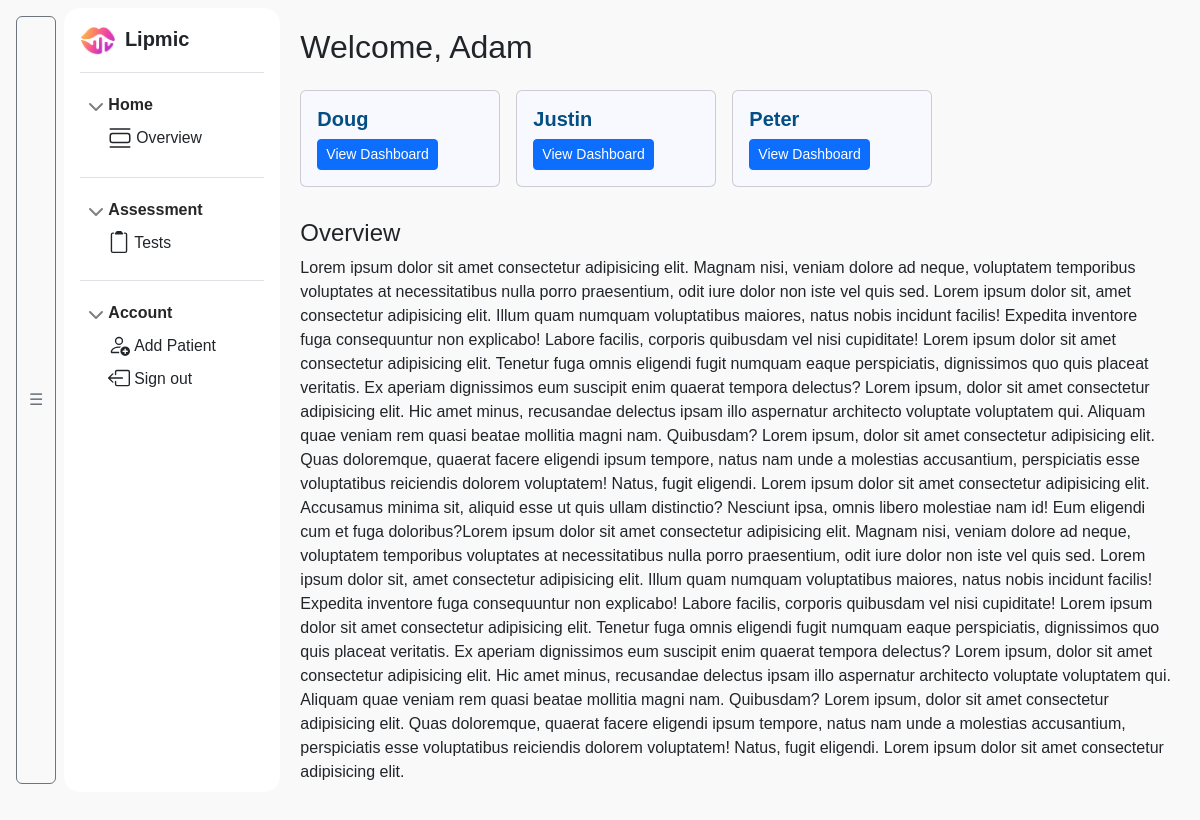
The page /console/ (signed in) on the database as committed earlier.
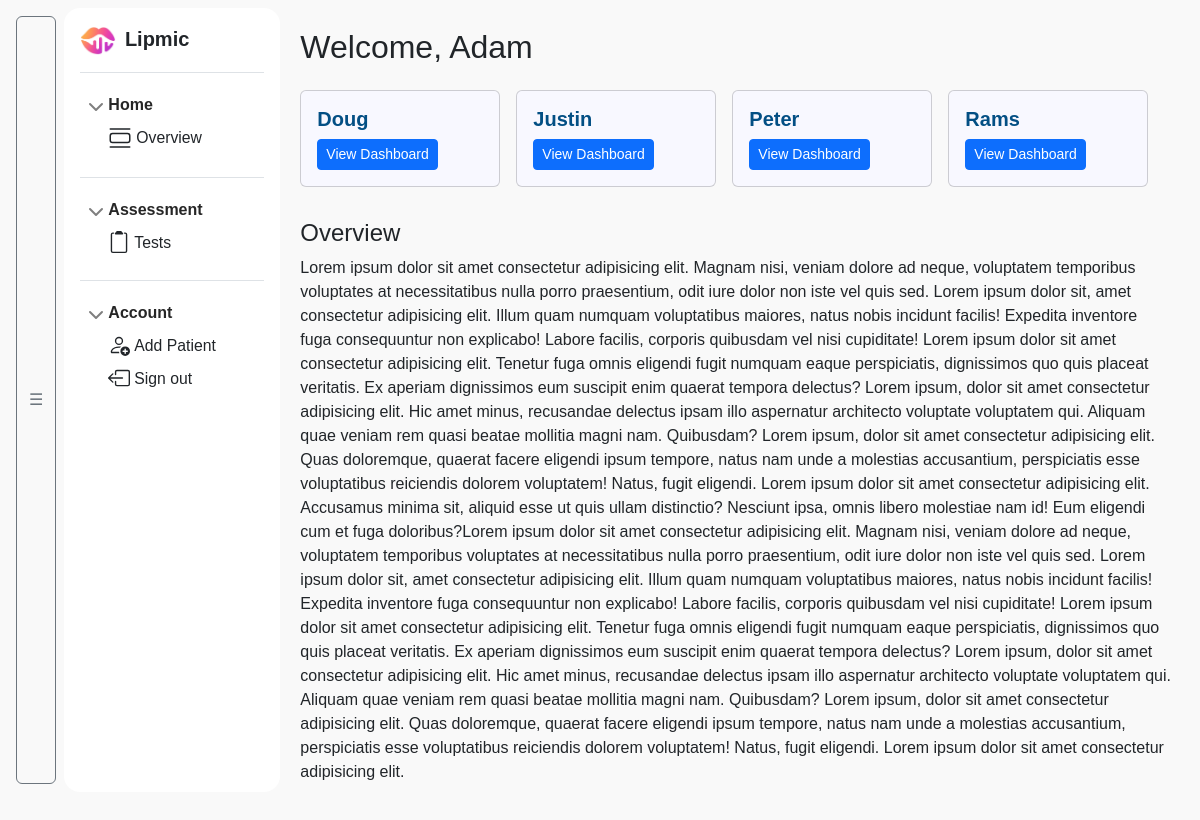
The same page on the database as committed later.
### board/models.py (models this page shows, shortened)
class SLP(UserMixin, db.Model):
    __tablename__ = 'slp'
    id = db.Column(db.Integer, primary_key=True)
    username = db.Column(db.String(80), unique=True, nullable=False)
    password_hash = db.Column(db.String(128), nullable=False)
    patients = db.relationship('Patient', backref='slp', lazy=True)
    @property
    def password(self):
        raise AttributeError("Password is write-only")

class Patient(db.Model):
    __tablename__ = 'patient'
    id = db.Column(db.Integer, primary_key=True)
    name = db.Column(db.String(100), nullable=False)
    age = db.Column(db.String(100), nullable=False)
    sex = db.Column(db.String(25), nullable=False)
    address = db.Column(db.String(100), nullable=False)
    dob = db.Column(db.String(100), nullable=False)
    religion = db.Column(db.String(100), nullable=False)
    diagnosis = db.Column(db.String(100), nullable=False)
    doe = db.Column(db.String(100), nullable=False)
    precautions = db.Column(db.String(100), nullable=False)
    current_medication = db.Column(db.String(100), nullable=False)
    emergency_person = db.Column(db.String(100), nullable=False)
    contact_no = db.Column(db.String(100), nullable=False)
    alt_contact_no = db.Column(db.String(100), nullable=False)
    grade_level = db.Column(db.String(100), nullable=False)
    father_name = db.Column(db.String(100), nullable=False)
    father_contact_no = db.Column(db.String(100), nullable=False)
    father_med_history = db.Column(db.String(100), nullable=False)
    mother_name = db.Column(db.String(100), nullable=False)
    mother_contact_no = db.Column(db.String(100), nullable=False)
    mother_med_history = db.Column(db.String(100), nullable=False)
    sibling = db.Column(db.String(100), nullable=False)
    sibling_med_history = db.Column(db.String(100), nullable=False)
    complication_preg = db.Column(db.String(100), nullable=False)
    med_taken = db.Column(db.String(100), nullable=False)
    duration_med_taken = db.Column(db.String(100), nullable=False)
    typeOfDelivery = db.Column(db.String(100), nullable=False)
    complication_deli = db.Column(db.String(100), nullable=False)
    birth_weight = db.Column(db.String(100), nullable=False)
    birth_problem = db.Column(db.String(100), nullable=False)
    medication = db.Column(db.String(100), nullable=False)
    immunization = db.Column(db.String(100), nullable=False)
    effects = db.Column(db.String(100), nullable=False)
    gms_0 = db.Column(db.String(100), nullable=False)
    gms_1 = db.Column(db.String(100), nullable=False)
    gms_2 = db.Column(db.String(100), nullable=False)
    gms_3 = db.Column(db.String(100), nullable=False)
    gms_4 = db.Column(db.String(100), nullable=False)
    gms_5 = db.Column(db.String(100), nullable=False)
    gms_6 = db.Column(db.String(100), nullable=False)
    gms_7 = db.Column(db.String(100), nullable=False)
    gms_8 = db.Column(db.String(100), nullable=False)
    gms_9 = db.Column(db.String(100), nullable=False)
    gms_10 = db.Column(db.String(100), nullable=False)
    fms_0 = db.Column(db.String(100), nullable=False)
    fms_1 = db.Column(db.String(100), nullable=False)
    fms_2 = db.Column(db.String(100), nullable=False)
    fms_3 = db.Column(db.String(100), nullable=False)
    fms_4 = db.Column(db.String(100), nullable=False)
    fms_5 = db.Column(db.String(100), nullable=False)
    fms_6 = db.Column(db.String(100), nullable=False)
    fms_7 = db.Column(db.String(100), nullable=False)
    fms_8 = db.Column(db.String(100), nullable=False)
    fms_9 = db.Column(db.String(100), nullable=False)
    adl_0 = db.Column(db.String(100), nullable=False)
    adl_1 = db.Column(db.String(100), nullable=False)
    adl_2 = db.Column(db.String(100), nullable=False)
    adl_3 = db.Column(db.String(100), nullable=False)
    adl_4 = db.Column(db.String(100), nullable=False)
    adl_5 = db.Column(db.String(100), nullable=False)
    adl_6 = db.Column(db.String(100), nullable=False)
    cog_0 = db.Column(db.String(100), nullable=False)
    cog_1 = db.Column(db.String(100), nullable=False)
    cog_2 = db.Column(db.String(100), nullable=False)
    cog_3 = db.Column(db.String(100), nullable=False)
    cog_4 = db.Column(db.String(100), nullable=False)
    cog_5 = db.Column(db.String(100), nullable=False)
    cog_6 = db.Column(db.String(100), nullable=False)
    omd_0 = db.Column(db.String(100), nullable=False)
    omd_1 = db.Column(db.String(100), nullable=False)
    omd_2 = db.Column(db.String(100), nullable=False)
    omd_3 = db.Column(db.String(100), nullable=False)
    omd_4 = db.Column(db.String(100), nullable=False)
    omd_5 = db.Column(db.String(100), nullable=False)
    omd_6 = db.Column(db.String(100), nullable=False)
    omd_7 = db.Column(db.String(100), nullable=False)
    omd_8 = db.Column(db.String(100), nullable=False)
    omd_9 = db.Column(db.String(100), nullable=False)
    slp_id = db.Column(db.Integer, db.ForeignKey('slp.id'), nullable=False)
    sessions = db.relationship('AssessmentResult', backref='patient', lazy=True)

### board/pages.py (the view)
@bp.route("/console/")
@login_required
def console_page():
    patients = current_user.patients
    return render_template("pages/lipmic-console/index.html", patients=patients)

### board/__init__.py (called while the page is built)
def create_app():
    app = Flask(__name__)
    app.secret_key = os.getenv('FLASK_SECRET_KEY')
    app.config['SQLALCHEMY_DATABASE_URI'] = 'sqlite:///' + os.path.join(app.instance_path, 'app.db')
    app.config['SQLALCHEMY_TRACK_MODIFICATIONS'] = False
    db.init_app(app)
    migrate = Migrate(app, db)
    login_manager.init_app(app)
    from board.pages import bp
    app.register_blueprint(bp)
    @login_manager.user_loader
    def load_user(user_id):
        return SLP.query.get(int(user_id))
    login_manager.login_view = 'pages.login'  # redirect if not logged in
    return app

### board/templates/pages/lipmic-console/index.html (shortened to what this page needs)
{% extends 'base-console.html' %}
{% block content %}
<div class="home-scroll">
<h2>Welcome, {{ current_user.username }}</h2>
<div class="d-flex flex-row overflow-auto gap-3 py-3">
  {% for patient in patients %}
    <div class="card" style="min-width: 200px;">
      <div class="card-body">
        <h5 class="card-title">{{ patient.name }}</h5>
        <a href="{{ url_for('pages.patient_dashboard', patient_id=patient.id) }}" class="btn btn-primary btn-sm">
          View Dashboard
        </a>
      </div>
    </div>
  {% else %}
    <p class="text-muted">No patients yet.</p>
  {% endfor %}
</div>
<div data-bs-spy="scroll" data-bs-target="#console-home" data-bs-offset="10" tabindex="0">
  <h4 id="overview-1" class="mt-3">Overview</h4>
  <p>Lorem ipsum dolor sit amet consectetur adipisicing elit. Magnam nisi, veniam dolore ad neque, voluptatem temporibus voluptates at necessitatibus nulla porro praesentium, odit iure dolor non iste vel quis sed. Lorem ipsum dolor sit, amet consectetur adipisicing elit. Illum quam numquam voluptatibus maiores, natus nobis incidunt facilis! Expedita inventore fuga consequuntur non explicabo! Labore facilis, corporis quibusdam vel nisi cupiditate! Lorem ipsum dolor sit amet consectetur adipisicing elit. Tenetur fuga omnis eligendi fugit numquam eaque perspiciatis, dignissimos quo quis placeat veritatis. Ex aperiam dignissimos eum suscipit enim quaerat tempora delectus? Lorem ipsum, dolor sit amet consectetur adipisicing elit. Hic amet minus, recusandae delectus ipsam illo aspernatur architecto voluptate voluptatem qui. Aliquam quae veniam rem quasi beatae mollitia magni nam. Quibusdam? Lorem ipsum, dolor sit amet consectetur adipisicing elit. Quas doloremque, quaerat facere eligendi ipsum tempore, natus nam unde a molestias accusantium, perspiciatis esse voluptatibus reiciendis dolorem voluptatem! Natus, fugit eligendi. Lorem ipsum dolor sit amet consectetur adipisicing elit. Accusamus minima sit, aliquid esse ut quis ullam distinctio? Nesciunt ipsa, omnis libero molestiae nam id! Eum eligendi cum et fuga doloribus?Lorem ipsum dolor sit amet consectetur adipisicing elit. Magnam nisi, veniam dolore ad neque, voluptatem temporibus voluptates at necessitatibus nulla porro praesentium, odit iure dolor non iste vel quis sed. Lorem ipsum dolor sit, amet consectetur adipisicing elit. Illum quam numquam voluptatibus maiores, natus nobis incidunt facilis! Expedita inventore fuga consequuntur non explicabo! Labore facilis, corporis quibusdam vel nisi cupiditate! Lorem ipsum dolor sit amet consectetur adipisicing elit. Tenetur fuga omnis eligendi fugit numquam eaque perspiciatis, dignissimos quo quis placeat veritatis. Ex aperiam dignissimos eum suscipit enim quaerat tempora delectus? Lorem ipsum, dolor sit amet consectetur adipisicing elit. Hic amet minus, recusandae delectus ipsam illo aspernatur architecto voluptate voluptatem qui. Aliquam quae veniam rem quasi beatae mollitia magni nam. Quibusdam? Lorem ipsum, dolor sit amet consectetur adipisicing elit. Quas doloremque, quaerat facere eligendi ipsum tempore, natus nam unde a molestias accusantium, perspiciatis esse voluptatibus reiciendis dolorem voluptatem! Natus, fugit eligendi. Lorem ipsum dolor sit amet consectetur adipisicing elit.</p>
</div>
</div>
{% endblock content %}

### board/templates/base-console.html (shortened to what this page needs)
<!DOCTYPE html>
<html lang="en">
<head>
    <link rel="stylesheet" href="https://stackpath.bootstrapcdn.com/bootstrap/4.5.2/css/bootstrap.min.css">
    <link href="https://cdn.jsdelivr.net/npm/bootstrap@5.3.3/dist/css/bootstrap.min.css" rel="stylesheet">
    <link rel="stylesheet" href="{{ url_for('static', filename='css/body-console.css') }}">
    <link rel="stylesheet" href="{{ url_for('static', filename='css/about.css') }}">
    <link rel="stylesheet" href="{{ url_for('static', filename='css/assess.css') }}">
</head>
<body>
    <section>
        <div class="p-2 d-flex bd-highlight wrapper flex-row vh-100">
  <header>
  <div class="d-flex h-100">
    <button id="toggleSidebar" class="btn btn-outline-secondary d-none d-md-inline-block m-2">
      ☰
    </button>
    <div id="sidebar-console" class="sidebar-content bg-white d-none d-md-block p-3">
      <div class="d-flex align-items-center pb-3 mb-3 border-bottom">
        <a href="/" class="link-dark list-group-item list-group-item-action">
        <img class="me-1" src="{{ url_for('static', filename='img/logo-3.png') }}" alt="Lipmic Logo" height="30"></img>
        <span class="fs-5 fw-semibold">Lipmic</span>
        </a>
      </div>
      <ul class="list-unstyled ps-0">
        <li id="console-home" class="mb-1">
          <button class="btn btn-toggle align-items-center rounded collapsed" data-bs-toggle="collapse" data-bs-target="#home-collapse" aria-expanded="true">
            Home
          </button>
          <div class="collapse show" id="home-collapse">
            <ul class="btn-toggle-nav list-unstyled fw-normal pb-1 small">
              <li><a href="{{ url_for('pages.console_page') }}" class="link-dark rounded"><svg class="bi me-1" width="24" height="24"><use xlink:href="#overview"/></svg>Overview</a></li>
            </ul>
          </div>
        </li>
        <li class="border-top my-3"></li>
        <li class="mb-1">
          <button class="btn btn-toggle align-items-center rounded collapsed" data-bs-toggle="collapse" data-bs-target="#dashboard-collapse" aria-expanded="true">
            Assessment
          </button>
          <div class="collapse show" id="dashboard-collapse">
            <ul class="btn-toggle-nav list-unstyled fw-normal pb-1 small">
              <li><a href="{{ url_for('pages.assessments_page') }}" class="link-dark rounded"><svg class="bi me-1" width="22" height="22"><use xlink:href="#assessment_logo"/></svg>Tests</a></li>
            </ul>
          </div>
        </li>
        <li class="border-top my-3"></li>
        <li class="mb-1">
          <button class="btn btn-toggle align-items-center rounded collapsed" data-bs-toggle="collapse" data-bs-target="#account-collapse" aria-expanded="true">
            Account
          </button>
          <div class="collapse show" id="account-collapse">
            <ul class="btn-toggle-nav list-unstyled fw-normal pb-1 small">
              <li><a href="{{ url_for('pages.add_patient') }}" class="link-dark rounded"><svg class="bi me-1" width="22" height="22"><use xlink:href="#add_patient"/></svg>Add Patient</a></li>
              <li><a href="{{ url_for('pages.logout') }}" class="link-dark rounded"><svg class="bi me-1" width="22" height="22"><use xlink:href="#sign_out"/></svg>Sign out</a></li>
            </ul>
          </div>
        </li>
      </ul>
    </div>
        </header>
        <div class="content flex-grow-1">
        <main>
            {% block content %}{% endblock content %}
        </main>
        </div>
        </div>
    </section>
    <footer class="footer d-flex justify-content-center align-items-center">
    </footer>
</body>
</html>

### board/static/css/body-console.css (style rules this page uses)
html, body { margin: 0; padding: 0; scroll-behavior: smooth; scroll-padding-top: 64px; overflow: hidden; height: -webkit-fill-available; }
body { font-family: 'Segoe UI', sans-serif; background-color: #f9f9f9; min-height: 100vh; min-height: -webkit-fill-available; }
.home-scroll { padding: inherit; overflow-y: auto; position: relative; height: auto; }
.content { padding: 20px; overflow-y: auto; position: relative; }
.sidebar-content { width: 216px; font-size: 18px; }
.bi { vertical-align: -.125em; pointer-events: none; fill: currentColor; }
.btn-toggle { display: inline-flex; align-items: center; padding: .25rem .5rem; font-weight: 600; color: rgba(0, 0, 0, .65); background-color: transparent; border: 0; }
.btn-toggle::before { width: 1.25em; line-height: 0; transition: transform .35s ease; transform-origin: .5em 50%; }
.btn-toggle[aria-expanded="true"] { color: rgba(0, 0, 0, .85); }
.btn-toggle[aria-expanded="true"]::before { transform: rotate(90deg); }
.btn-toggle-nav a { display: inline-flex; padding: .1875rem .5rem; margin-top: .125rem; margin-left: 1.25rem; text-decoration: none; }
.fw-semibold { font-weight: 600; }
#sidebar-console:not(.collapsed) { width: 216px; transition: all 0.20s ease; border-radius: 1rem; }

### board/static/css/about.css (style rules this page uses)
body { font-family: 'Arial', sans-serif; }
.card-title { color: #034f84; font-weight: 600; }
.footer { display: flex; justify-content: center; align-items: center; text-align: center; height: 80px; width: 100%; }

### board/static/css/assess.css (style rules this page uses)
.card { transition: transform 0.3s ease, box-shadow 0.3s ease; background-color: #F8F8FF; z-index: 1; position: relative; }

Rows that differ between the two databases and show on the page:
added Patient: name "Rams"
